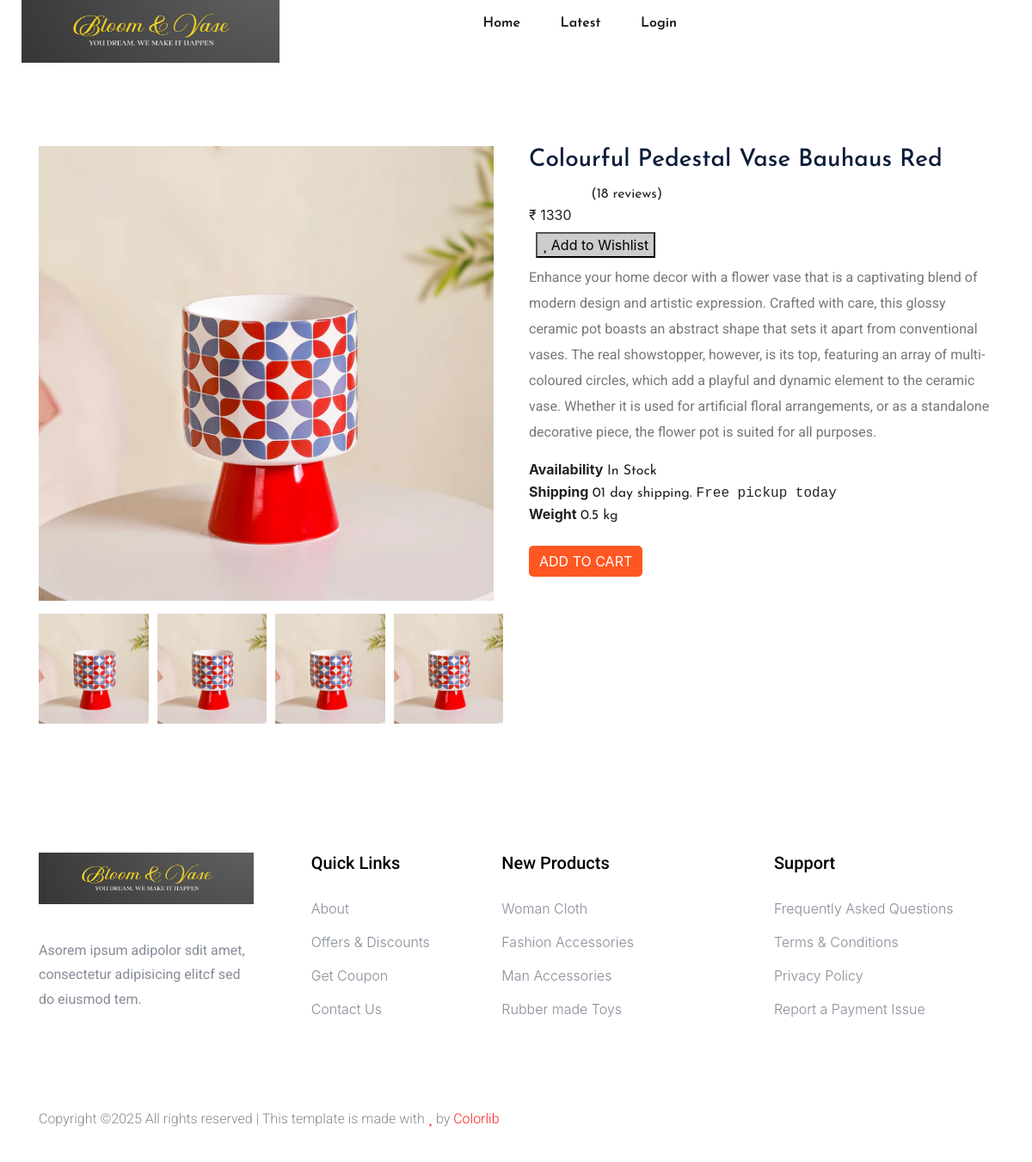
Before: /product/6/ with the older database file.
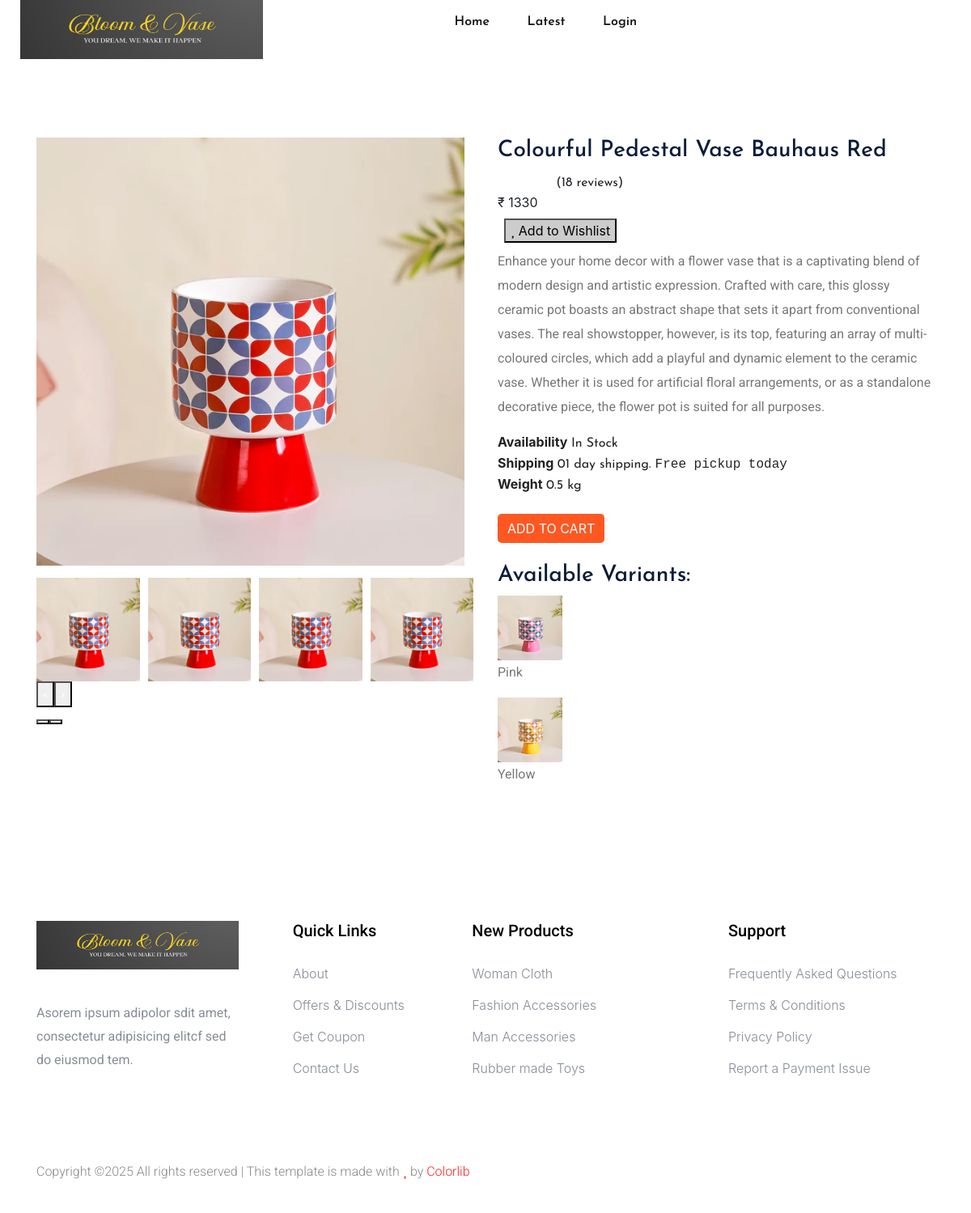
After: the same page with the newer database file.
### product/models.py (models this page shows, shortened)
class ProductImage(models.Model):
    image = models.ImageField(upload_to='products/')
    product = models.ForeignKey('Product',on_delete=models.CASCADE)

class Product(models.Model):
    CHOICES = [
        ('large','Large'),
        ('medium','Medium'),
        ('small','Small')
    ]
    name = models.CharField(max_length=100)
    base_image = models.ImageField(upload_to='products/base')
    quantity = models.PositiveIntegerField()
    price = models.PositiveIntegerField()
    description = models.TextField()
    created = models.DateTimeField(default=datetime.now)
    discount = models.FloatField()
    size = models.CharField(max_length=20,choices=CHOICES,default = 'small')
    category = models.ForeignKey('Category',on_delete=models.CASCADE)
    soft_deleted = models.BooleanField(default=False)

class ProductVariant(models.Model):
    product = models.ForeignKey('Product', on_delete=models.CASCADE, related_name='variants')
    color = models.CharField(max_length=50)
    quantity = models.PositiveIntegerField()
    variant_image = models.ImageField(upload_to='products/variants', null=True, blank=True)
    def __str__(self):
        return f"{self.product.name} - {self.color}"

### product/views.py (the view)
# urls.py: path('product/<int:pk>/', product_details, name='product_details'),
def product_details(request,pk):
    product = Product.objects.get(id = pk)
    images = ProductImage.objects.filter(product = product)
    variants = product.variants.all()
    product_in_wishlist = False
    if request.user.is_authenticated:
        wishlist = Wishlist.objects.filter(user=request.user).first()
        if wishlist:
            product_in_wishlist = WishlistItem.objects.filter(wishlist=wishlist, product=product).exists()
    print(variants,'variant')
    context = {'product':product,
               'images':images,
               'variants': variants,
               'product_in_wishlist': product_in_wishlist,
               'page':"product_page",
               }
    return render(request,'product/product_details.html',context)

### product/templates/product/product_details.html (shortened to what the changed rows need)
{%extends 'user/index.html'%}
{% load static %}
{%block body%}
<section class="product-details spad" style='margin-top:100px;'>
    <div class="container">
        <div class="row">
            <div class="col-lg-6 col-md-6">
                <div class="product__details__pic">
                    <div class="product__details__pic__item zoom-container">
                        <img id="main-image" class="product__details__pic__item--large zoom" style="width: 98%;"
                            src="{{ product.base_image.url }}" alt="NO">
                    </div>
                     <div class="product__details__pic__slider owl-carousel" style='margin-top: 15px'>
                        {% for image in images %}
                        <img class="thumbnail-image" data-imgbigurl="{{ image.image.url }}"
                            src="{{ product.base_image.url }}" alt="no" style="cursor: pointer;">
                        {% endfor %}
                    </div>
                </div>
            </div>
            <div class="col-lg-6 col-md-6">
                <div class="product__details__text">
                    <ul>
                             <ul>
{% if variants %}
<h3>Available Variants:</h3>
<ul>
    {% for variant in variants %}
    <li>
        <a href="{% url 'variant_details' variant.pk %}">
            {% if variant.variant_image %}
            <img src="{{ variant.variant_image.url }}" alt="{{ variant.color }}" style="width: 80px; height: auto">
            {% endif %}
        </a>
        <p>{{ variant.color }}</p>
    </li>
    {% endfor %}
</ul>
{% endif %}
</ul>
                    </ul>
                </div>
            </div>
        </div>
    </div>
</section>
{%endblock body%}

Changed rows visible on the page:
added ProductVariant: variant_image (picture), color "Pink"
added ProductVariant: variant_image (picture), color "Yellow"
Other visible differences:
text now shown: "Available Variants:"
